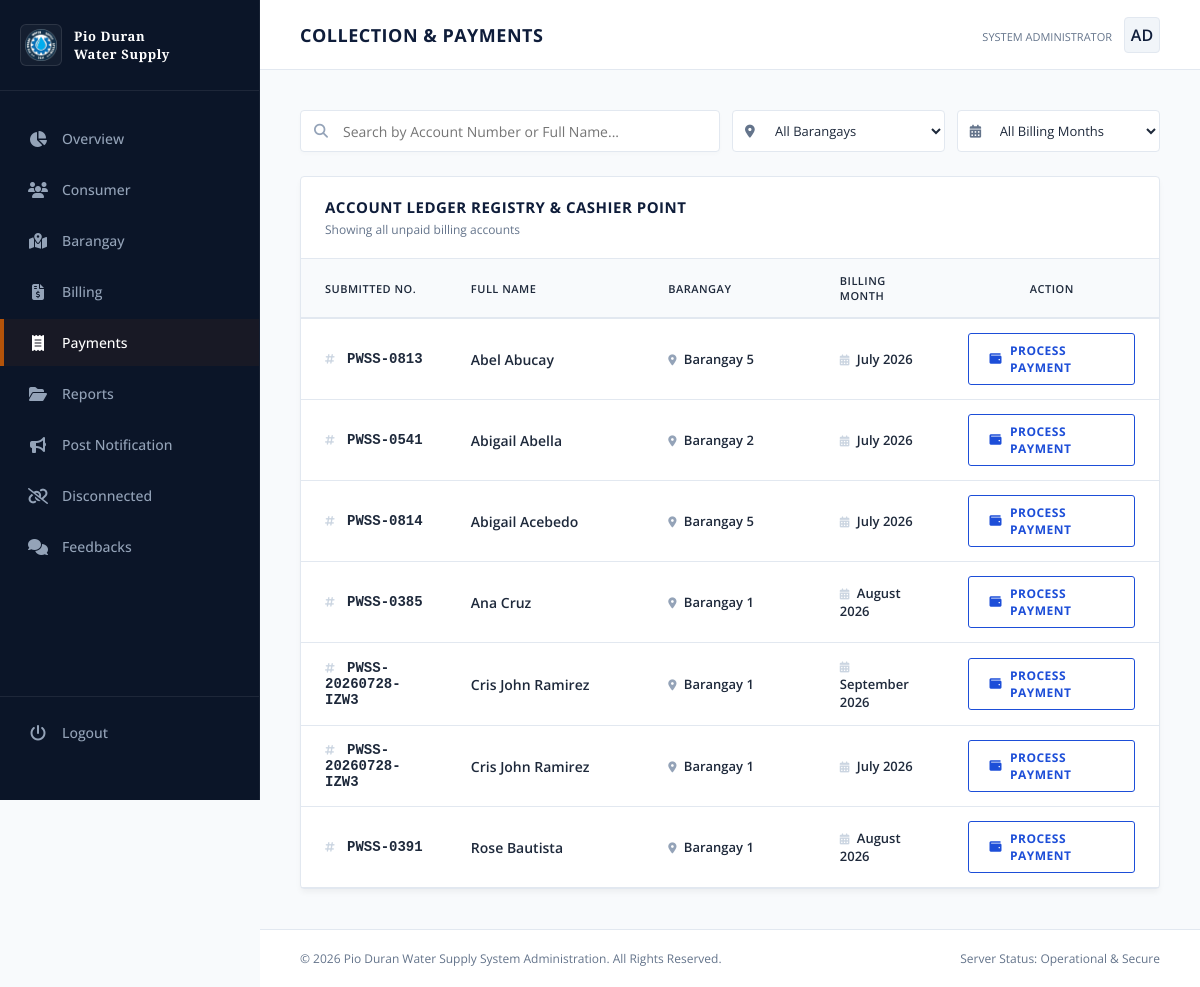
The page /pwss/payment/ (signed in) on the database as committed earlier.
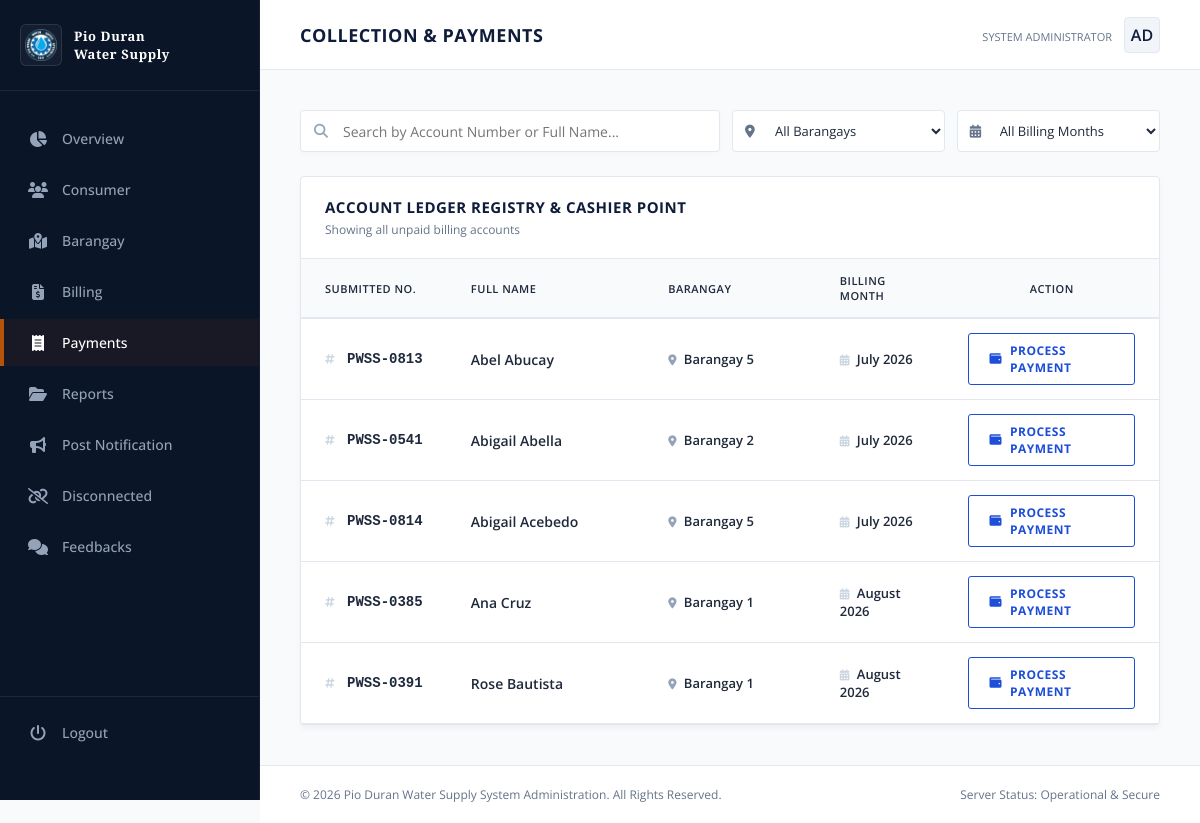
The same page on the database as committed later.
### core/models.py (models this page shows, shortened)
class Billing(models.Model):
    STATUS_CHOICES = (
        ('unpaid', 'Unpaid'),
        ('paid', 'Paid'),
    )
    customer = models.ForeignKey(
        Customer,
        on_delete=models.CASCADE,
        related_name="billings"
    )
    billing_month = models.DateField()
    previous_reading = models.DecimalField(
        max_digits=10,
        decimal_places=2
    )
    current_reading = models.DecimalField(
        max_digits=10,
        decimal_places=2,
        null=True,
        blank=True
    )
    consumption = models.DecimalField(
        max_digits=10,
        decimal_places=2,
        editable=False
    )
    rate_per_cubic = models.DecimalField(
        max_digits=10,
        decimal_places=2,
        default=Decimal("25.00")
    )
    connection_fee = models.DecimalField(
        max_digits=10,
        decimal_places=2,
        default=Decimal("0.00"),
        blank=True,
        null=True
    )
    reconnection_fee = models.DecimalField(
        max_digits=10,
        decimal_places=2,
        default=Decimal("0.00"),
        blank=True,
        null=True
    )
    violation_fee = models.DecimalField(
        max_digits=10,
        decimal_places=2,
        default=Decimal("0.00"),
        blank=True,
        null=True
    )
    penalty_fee = models.DecimalField(
        max_digits=10,
        decimal_places=2,
        default=Decimal("0.00"),
        blank=True,
        null=True
    )
    total_amount = models.DecimalField(
        max_digits=10,
        decimal_places=2,
        editable=False
    )
    due_date = models.DateField()
    status = models.CharField(
        max_length=20,
        choices=STATUS_CHOICES,
        default="unpaid"
    )
    created_at = models.DateTimeField(auto_now_add=True)
    def save(self, *args, **kwargs):
        self.consumption = self.current_reading - self.previous_reading
        connection = self.connection_fee or Decimal("0.00")
        reconnection = self.reconnection_fee or Decimal("0.00")
        violation = self.violation_fee or Decimal("0.00")
        penalty = self.penalty_fee or Decimal("0.00")
        self.total_amount = (
            (self.consumption * self.rate_per_cubic)
            + connection
            + reconnection
            + violation
            + penalty
        )
        super().save(*args, **kwargs)

### customer/models.py (models this page shows, shortened)
class Customer(models.Model):
    STATUS_CHOICES = (
        ("new", "New Applicant"),
        ("old", "Old Customer"),
    )
    user = models.OneToOneField(
        User,
        on_delete=models.CASCADE,
        related_name="customer_profile"
    )
    firstname = models.CharField(max_length=200)
    lastname = models.CharField(max_length=200)
    middlename = models.CharField(max_length=200)
    submitter_no = models.CharField(
        max_length=250,
        unique=True,
        blank=True,
        null=True
    )
    address = models.CharField(max_length=250)
    barangay = models.ForeignKey(
        Barangay,
        on_delete=models.PROTECT,
        related_name="customers"
    )
    status = models.CharField(
        max_length=20,
        choices=STATUS_CHOICES,
        default="new"
    )
    is_active = models.BooleanField(default=True)

class Barangay(models.Model):
    barangay_name = models.CharField(max_length=100, unique=True)
    municipality = models.CharField(max_length=100)
    province = models.CharField(max_length=100)
    class Meta:
        ordering = ["barangay_name"]
        verbose_name_plural = "Barangays"

### core/views.py (the view)
# urls.py: path('payment/', views.payment, name='payments'),
@login_required(login_url="login-view")
def payment(request):
    today = timezone.localdate()
    billings = (
        Billing.objects
        .select_related(
            "customer",
            "customer__barangay"
        )
        .filter(
            status="unpaid"
        )
        .order_by(
            "customer__firstname",
            "-billing_month"
        )
    )
    for bill in billings:
        if (
            bill.due_date < today
            and (
                bill.penalty_fee or Decimal("0.00")
            ) == Decimal("0.00")
        ):
            bill.penalty_fee = (
                bill.rate_per_cubic
                * Decimal("0.10")
            )
            bill.save()
    billing_months = (
        Billing.objects
        .filter(
            status="unpaid"
        )
        .values_list(
            "billing_month",
            flat=True
        )
        .distinct()
        .order_by(
            "-billing_month"
        )
    )
    barangays = (
        Barangay.objects
        .all()
        .order_by("barangay_name")
    )
    return render(
        request,
        "admin/payments.html",
        {
            "billings": billings,
            "billing_months": billing_months,
            "barangays": barangays,
        }
    )

### core/templates/admin/payments.html (shortened to what this page needs)
{% extends 'admin.html' %}
{% block content %}
<header class="top-navbar">
    <div class="page-title">
        <h1 id="current-view-title">
            Collection &amp; Payments
        </h1>
    </div>
    <div class="admin-profile">
        <div class="admin-info">
            <small>System Administrator</small>
        </div>
        <div class="admin-avatar">
            AD
        </div>
    </div>
</header>
<div class="workspace">
    <div class="action-bar">
        <div class="search-container">
            <input
                type="text"
                id="paymentSearchInput"
                placeholder="Search by Account Number or Full Name..."
                onkeyup="executeLivePaymentSearch()"
                autocomplete="off"
            >
        </div>
        <div class="barangay-filter-container">
            <select
                id="barangayFilter"
                onchange="executeLivePaymentSearch()"
            >
                <option value="ALL">
                    All Barangays
                </option>
            </select>
        </div>
        <div class="month-filter-container">
            <select
                id="billingMonthFilter"
                onchange="executeLivePaymentSearch()"
            >
                <option value="ALL">
                    All Billing Months
                </option>
            </select>
        </div>
    </div>
    <div class="data-section">
        <div class="section-header">
            <div>
                <h3>
                    Account Ledger Registry &amp; Cashier Point
                </h3>
                <p
                    id="selectedFilterLabel"
                    style="
                        margin: 4px 0 0;
                        font-size: 12px;
                        color: var(--secondary-text);
                    "
                >
                </p>
            </div>
        </div>
        <div class="table-container">
            <table
                class="classic-table"
                id="paymentsTable"
            >
                <thead>
                    <tr>
                        <th style="width: 17%;">
                            Submitted No.
                        </th>
                        <th style="width: 23%;">
                            Full Name
                        </th>
                        <th style="width: 20%;">
                            Barangay
                        </th>
                        <th style="width: 15%;">
                            Billing Month
                        </th>
                        <th
                            style="
                                width: 25%;
                                text-align: center;
                            "
                        >
                            Action
                        </th>
                    </tr>
                </thead>
                <tbody>
                    {% for bill in billings %}
                    <tr
                        data-billing-month="{{ bill.billing_month|date:'Y-m' }}"
                        data-barangay-id="{% if bill.customer.barangay %}{{ bill.customer.barangay.id }}{% endif %}"
                    >
                        <td class="account-cell">
                            <i class="fa-solid fa-hashtag field-icon"></i>
                            {{ bill.customer.submitter_no }}
                        </td>
                        <td class="font-semibold">
                            {{ bill.customer.firstname }}
                            {{ bill.customer.lastname }}
                        </td>
                        <td class="barangay-cell">
                            {% if bill.customer.barangay %}
                                <i class="fa-solid fa-location-dot field-icon"></i>
                                {{ bill.customer.barangay.barangay_name }}
                            {% else %}
                                <span class="no-barangay">
                                    No Barangay
                                </span>
                            {% endif %}
                        </td>
                        <td class="billing-month-cell">
                            <i class="fa-solid fa-calendar-days field-icon"></i>
                            {{ bill.billing_month|date:"F Y" }}
                        </td>
                        <td>
                            <div class="action-btn-group">
                                <a
                                    href="{% url 'process_payment' bill.id %}"
                                    class="btn-action process-pay"
                                >
                                    <i class="fa-solid fa-wallet"></i>
                                    Process Payment
                                </a>
                            </div>
                        </td>
                    </tr>
                    {% endfor %}
                </tbody>
            </table>
        </div>
    </div>
</div>
{% endblock %}

### core/templates/admin.html (shortened to what this page needs)
{% load static %}
<!DOCTYPE html>
<html lang="en">
<head>
    <link rel="stylesheet" href="https://cdnjs.cloudflare.com/ajax/libs/font-awesome/6.4.0/css/all.min.css">
</head>
<body>
    <aside class="sidebar">
        <div class="sidebar-brand">
            <div class="sidebar-logo-container">
                {% load static %}
                <img src="{% static 'images/PWSS.png' %}" alt="Pio Duran Logo" class="sidebar-logo-img" onerror="this.style.display='none'; this.nextElementSibling.style.display='block';">
            </div>
            <h2>Pio Duran<br>Water Supply</h2>
        </div>
        <ul class="sidebar-menu">
            <li class="menu-item {% if request.resolver_match.url_name == 'admin_dashboard' %}active{% endif %}">
                <a href="{% url 'admin_dashboard' %}">
                    <i class="fa-solid fa-chart-pie"></i>
                    <span>Overview</span>
                </a>
            </li>
            <li class="menu-item {% if request.resolver_match.url_name == 'customers' %}active{% endif %}">
                <a href="{% url 'customers' %}">
                    <i class="fa-solid fa-users"></i>
                    <span>Consumer</span>
                </a>
            </li>
            <li class="menu-item {% if request.resolver_match.url_name == 'brgy_list' %}active{% endif %}">
                <a href="{% url 'brgy_list' %}">
                    <i class="fa-solid fa-map-location-dot"></i>
                    <span>Barangay</span>
                </a>
            </li>
            <li class="menu-item {% if request.resolver_match.url_name == 'billing' %}active{% endif %}">
                <a href="{% url 'billing' %}">
                    <i class="fa-solid fa-file-invoice-dollar"></i>
                    <span>Billing</span>
                </a>
            </li>
            <li class="menu-item {% if request.resolver_match.url_name == 'payments' %}active{% endif %}">
                <a href="{% url 'payments' %}">
                    <i class="fa-solid fa-receipt"></i>
                    <span>Payments</span>
                </a>
            </li>
            <li class="menu-item {% if request.resolver_match.url_name == 'reports' %}active{% endif %}">
                <a href="{% url 'reports' %}">
                    <i class="fa-solid fa-folder-open"></i>
                    <span>Reports</span>
                </a>
            </li>
            <li class="menu-item {% if request.resolver_match.url_name == 'post-notifacation' %}active{% endif %}">
                <a href="{% url 'post-notifacation' %}">
                    <i class="fa-solid fa-bullhorn"></i>
                    <span>Post Notification</span>
                </a>
            </li>
            <li class="menu-item {% if request.resolver_match.url_name == 'disconnected_list' %}active{% endif %}">
                <a href="{% url 'disconnected_list' %}">
                    <i class="fa-solid fa-link-slash"></i>
                    <span>Disconnected</span>
                </a>
            </li>
            <li class="menu-item {% if request.resolver_match.url_name == 'feedbacks' %}active{% endif %}">
                <a href="{% url 'feedbacks' %}">
                    <i class="fa-solid fa-comments"></i>
                    <span>Feedbacks</span>
                </a>
            </li>
            <li class="menu-item menu-logout">
                <a href="{% url 'logout_view' %}">
                    <i class="fa-solid fa-power-off"></i>
                    <span>Logout</span>
                </a>
            </li>
        </ul>
    </aside>
    <main class="main-content">
        {% block content %}
        {% endblock %}
        <footer class="dashboard-footer">
            <p>© 2026 Pio Duran Water Supply System Administration. All Rights Reserved.</p>
            <p>Server Status: Operational & Secure</p>
        </footer>
    </main>
</body>
</html>

Rows that differ between the two databases and show on the page:
removed Billing: customer.submitter_no "PWSS-20260728-IZW3", customer.firstname "Cris John", customer.lastname "Ramirez", customer.barangay.barangay_name "Barangay 1", billing_month "September 2026"
removed Billing: customer.submitter_no "PWSS-20260728-IZW3", customer.firstname "Cris John", customer.lastname "Ramirez", customer.barangay.barangay_name "Barangay 1", billing_month "July 2026"
